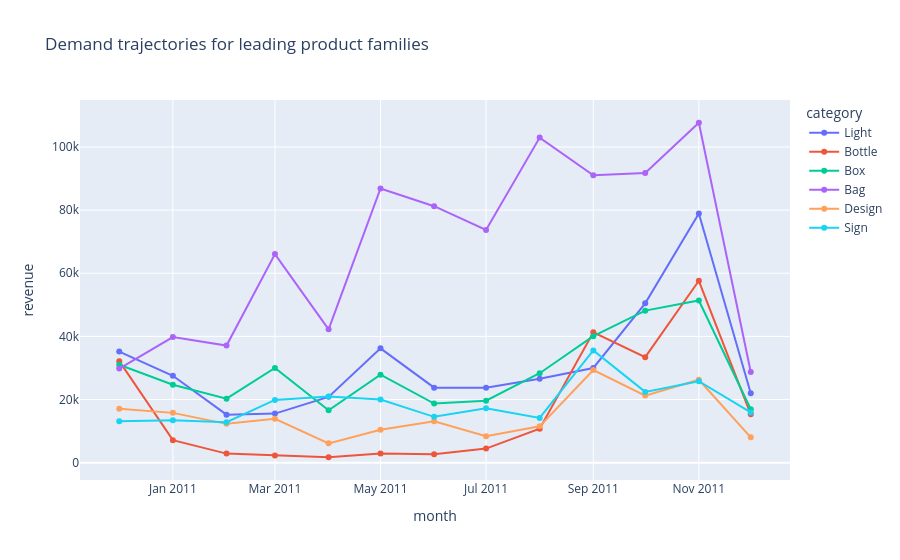

Notebook cell for this chart:
### Markdown cell above
## 7. Demand and trend insights

At the demand layer, the goal is not full-store forecasting. Instead, the analysis tracks which derived product families are rising or fading, how strongly demand varies over time, and whether the data supports a simple short-horizon demand view for leading product families.

### Code cell
top_categories = monthly_demand.groupby("category")["revenue"].sum().sort_values(ascending=False).head(6).index
px.line(
    monthly_demand.loc[monthly_demand["category"].isin(top_categories)],
    x="month",
    y="revenue",
    color="category",
    markers=True,
    title="Demand trajectories for leading product families",
)

### Figure 1 — Plotly figure (JSON) as saved in the notebook; plotly's stock layout.template omitted (floating-point values rounded to 4 significant figures)
{"data": [{"hovertemplate": "category=Light<br>month=%{x}<br>revenue=%{y}<extra></extra>", "legendgroup": "Light", "line": {"color": "#636efa", "dash": "solid"}, "marker": {"symbol": "circle"}, "mode": "lines+markers", "name": "Light", "orientation": "v", "showlegend": true, "type": "scatter", "x": ["2010-12-01T00:00:00.000000000", "2011-01-01T00:00:00.000000000", "2011-02-01T00:00:00.000000000", "2011-03-01T00:00:00.000000000", "2011-04-01T00:00:00.000000000", "2011-05-01T00:00:00.000000000", "2011-06-01T00:00:00.000000000", "2011-07-01T00:00:00.000000000", "2011-08-01T00:00:00.000000000", "2011-09-01T00:00:00.000000000", "2011-10-01T00:00:00.000000000", "2011-11-01T00:00:00.000000000", "2011-12-01T00:00:00.000000000"], "xaxis": "x", "y": [35200.0, 27530.0, 15210.0, 15540.0, 20840.0, 36210.0, 23760.0, 23740.0, 26590.0, 29980.0, 50480.0, 78930.0, 21990.0], "yaxis": "y"}, {"hovertemplate": "category=Bottle<br>month=%{x}<br>revenue=%{y}<extra></extra>", "legendgroup": "Bottle", "line": {"color": "#EF553B", "dash": "solid"}, "marker": {"symbol": "circle"}, "mode": "lines+markers", "name": "Bottle", "orientation": "v", "showlegend": true, "type": "scatter", "x": ["2010-12-01T00:00:00.000000000", "2011-01-01T00:00:00.000000000", "2011-02-01T00:00:00.000000000", "2011-03-01T00:00:00.000000000", "2011-04-01T00:00:00.000000000", "2011-05-01T00:00:00.000000000", "2011-06-01T00:00:00.000000000", "2011-07-01T00:00:00.000000000", "2011-08-01T00:00:00.000000000", "2011-09-01T00:00:00.000000000", "2011-10-01T00:00:00.000000000", "2011-11-01T00:00:00.000000000", "2011-12-01T00:00:00.000000000"], "xaxis": "x", "y": [32160.0, 7134.0, 2866.0, 2284.0, 1711.0, 2896.0, 2637.0, 4449.0, 10750.0, 41310.0, 33410.0, 57610.0, 15310.0], "yaxis": "y"}, {"hovertemplate": "category=Box<br>month=%{x}<br>revenue=%{y}<extra></extra>", "legendgroup": "Box", "line": {"color": "#00cc96", "dash": "solid"}, "marker": {"symbol": "circle"}, "mode": "lines+markers", "name": "Box", "orientation": "v", "showlegend": true, "type": "scatter", "x": ["2010-12-01T00:00:00.000000000", "2011-01-01T00:00:00.000000000", "2011-02-01T00:00:00.000000000", "2011-03-01T00:00:00.000000000", "2011-04-01T00:00:00.000000000", "2011-05-01T00:00:00.000000000", "2011-06-01T00:00:00.000000000", "2011-07-01T00:00:00.000000000", "2011-08-01T00:00:00.000000000", "2011-09-01T00:00:00.000000000", "2011-10-01T00:00:00.000000000", "2011-11-01T00:00:00.000000000", "2011-12-01T00:00:00.000000000"], "xaxis": "x", "y": [31000.0, 24690.0, 20280.0, 29980.0, 16560.0, 27860.0, 18720.0, 19640.0, 28340.0, 40050.0, 48160.0, 51370.0, 16930.0], "yaxis": "y"}, {"hovertemplate": "category=Bag<br>month=%{x}<br>revenue=%{y}<extra></extra>", "legendgroup": "Bag", "line": {"color": "#ab63fa", "dash": "solid"}, "marker": {"symbol": "circle"}, "mode": "lines+markers", "name": "Bag", "orientation": "v", "showlegend": true, "type": "scatter", "x": ["2010-12-01T00:00:00.000000000", "2011-01-01T00:00:00.000000000", "2011-02-01T00:00:00.000000000", "2011-03-01T00:00:00.000000000", "2011-04-01T00:00:00.000000000", "2011-05-01T00:00:00.000000000", "2011-06-01T00:00:00.000000000", "2011-07-01T00:00:00.000000000", "2011-08-01T00:00:00.000000000", "2011-09-01T00:00:00.000000000", "2011-10-01T00:00:00.000000000", "2011-11-01T00:00:00.000000000", "2011-12-01T00:00:00.000000000"], "xaxis": "x", "y": [29800.0, 39790.0, 37090.0, 66070.0, 42240.0, 86840.0, 81250.0, 73730.0, 103000.0, 91020.0, 91750.0, 107700.0, 28740.0], "yaxis": "y"}, {"hovertemplate": "category=Design<br>month=%{x}<br>revenue=%{y}<extra></extra>", "legendgroup": "Design", "line": {"color": "#FFA15A", "dash": "solid"}, "marker": {"symbol": "circle"}, "mode": "lines+markers", "name": "Design", "orientation": "v", "showlegend": true, "type": "scatter", "x": ["2010-12-01T00:00:00.000000000", "2011-01-01T00:00:00.000000000", "2011-02-01T00:00:00.000000000", "2011-03-01T00:00:00.000000000", "2011-04-01T00:00:00.000000000", "2011-05-01T00:00:00.000000000", "2011-06-01T00:00:00.000000000", "2011-07-01T00:00:00.000000000", "2011-08-01T00:00:00.000000000", "2011-09-01T00:00:00.000000000", "2011-10-01T00:00:00.000000000", "2011-11-01T00:00:00.000000000", "2011-12-01T00:00:00.000000000"], "xaxis": "x", "y": [17070.0, 15770.0, 12290.0, 13880.0, 6108.0, 10440.0, 13090.0, 8340.0, 11510.0, 29350.0, 21230.0, 26260.0, 8018.0], "yaxis": "y"}, {"hovertemplate": "category=Sign<br>month=%{x}<br>revenue=%{y}<extra></extra>", "legendgroup": "Sign", "line": {"color": "#19d3f3", "dash": "solid"}, "marker": {"symbol": "circle"}, "mode": "lines+markers", "name": "Sign", "orientation": "v", "showlegend": true, "type": "scatter", "x": ["2010-12-01T00:00:00.000000000", "2011-01-01T00:00:00.000000000", "2011-02-01T00:00:00.000000000", "2011-03-01T00:00:00.000000000", "2011-04-01T00:00:00.000000000", "2011-05-01T00:00:00.000000000", "2011-06-01T00:00:00.000000000", "2011-07-01T00:00:00.000000000", "2011-08-01T00:00:00.000000000", "2011-09-01T00:00:00.000000000", "2011-10-01T00:00:00.000000000", "2011-11-01T00:00:00.000000000", "2011-12-01T00:00:00.000000000"], "xaxis": "x", "y": [13130.0, 13470.0, 12800.0, 19870.0, 20930.0, 20010.0, 14510.0, 17200.0, 14150.0, 35560.0, 22410.0, 25790.0, 15910.0], "yaxis": "y"}], "layout": {"legend": {"title": {"text": "category"}, "tracegroupgap": 0}, "title": {"text": "Demand trajectories for leading product families"}, "xaxis": {"anchor": "y", "domain": [0, 1], "title": {"text": "month"}}, "yaxis": {"anchor": "x", "domain": [0, 1], "title": {"text": "revenue"}}}}
